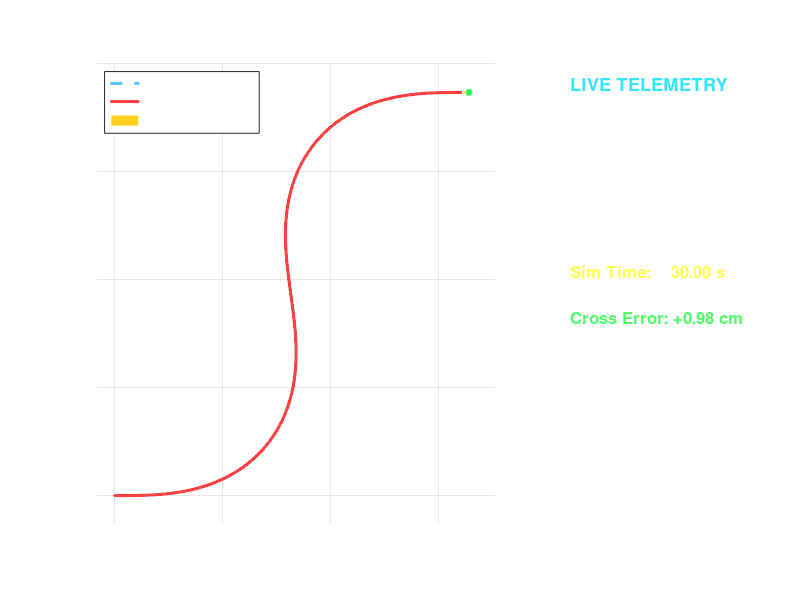
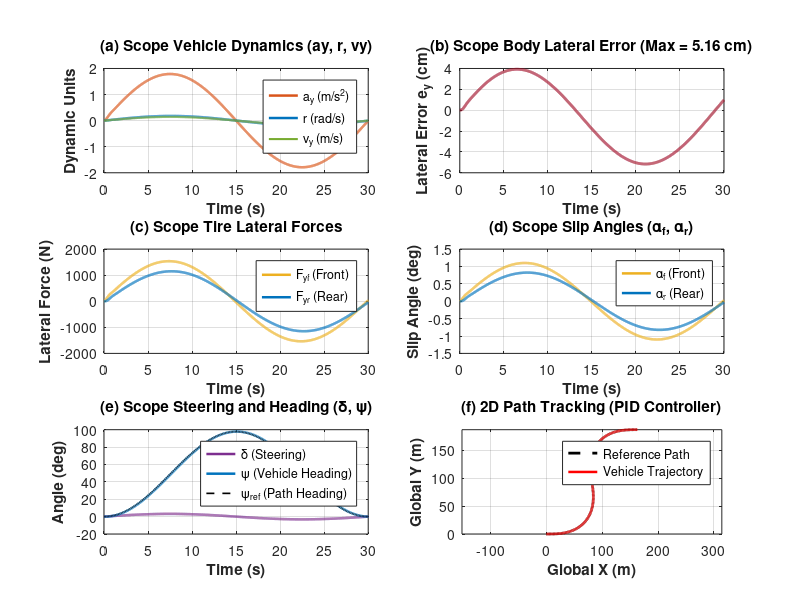

The MATLAB script that drew these images, in order:
%% =========================================================================
% MASTER AUTONOMOUS VEHICLE DYNAMIC BICYCLE SIMULATION WITH LIVE ANIMATION
% =========================================================================
% ALL-IN-ONE STANDALONE MATLAB SCRIPT
%
% This single file contains:
%   1. Parameter Configuration (Vehicle, Slopes, Friction, Controllers)
%   2. Reference Path Generation (Sine wave, Double Lane Change, Circle)
%   3. 2-DOF Dynamic Bicycle Model with Load Transfer and Friction Limits
%   4. Four Selectable Controllers: PID, Stanley, LQR, MPC
%   5. Real-Time Interactive Car Driving Animation with Dashboard HUD
%   6. Comprehensive Multi-Scope Plotting
%
% HOW TO RUN:
%   1. Open MATLAB.
%   2. Open this file: master_bicycle_simulation.m
%   3. Click "RUN" (or press F5) in MATLAB editor!
% =========================================================================

clear; clc; close all;

%% =========================================================================
% SECTION 1: USER CONFIGURATION (CHANGE YOUR PARAMETERS HERE!)
% =========================================================================

% --- LIVE VISUAL ANIMATION TOGGLE ---
enable_animation = true; % Set to true for live moving car animation!
animation_speed  = 3.0;  % Animation playback speed multiplier (1x, 2x, 5x)

% --- A. ROAD CONDITIONS (SLOPE & FRICTION) ---
slope_deg   = 0;        % Road slope: 0 = Flat, +10 = Uphill, -10 = Downhill
mu_friction = 0.85;     % Road friction: 0.85 = Dry, 0.50 = Wet, 0.25 = Icy

% --- B. CONTROLLER SELECTION ---
% Choose ONE: 'PID', 'STANLEY', 'LQR', or 'MPC'
controller_type = 'PID'; 

% --- C. TRAJECTORY SELECTION ---
% Choose ONE: 'SineWave', 'DoubleLaneChange', or 'Circle'
trajectory_type = 'SineWave'; 

% --- D. VEHICLE PARAMETERS (2-DOF Dynamic Bicycle Model) ---
m         = 1500;       % Vehicle mass (kg)
Iz        = 3000;       % Yaw moment of inertia (kg*m^2)
lf        = 1.2;        % CG to front axle distance (m)
lr        = 1.6;        % CG to rear axle distance (m)
L         = lf + lr;    % Wheelbase (2.8 m)
h_cg      = 0.5;        % Height of Center of Gravity (m)
Cf        = 80000;      % Front axle cornering stiffness (N/rad)
Cr        = 80000;      % Rear axle cornering stiffness (N/rad)
delta_max = 0.5;        % Max steering limit (rad, ~28.6 deg)
d_delta_max = 0.6;      % Max steering slew rate (rad/s)
g         = 9.81;       % Gravity (m/s^2)

% --- E. SIMULATION SETTINGS ---
Vx        = 10.0;       % Constant longitudinal velocity (m/s) [36 km/h]
T_final   = 30.0;       % Total simulation time (seconds)
dt        = 0.01;       % Time step (seconds)

% --- F. CONTROLLER TUNING GAINS ---
% 1. PID Tuning:
Kp_pid    = 0.80;       % Proportional gain on lateral error
Ki_pid    = 0.05;       % Integral gain
Kd_pid    = 0.05;       % Derivative gain
Khead_pid = 1.00;       % Heading feedforward gain

% 2. Stanley Tuning:
k_stanley = 1.50;       % Cross-track error gain
k_soft    = 1.00;       % Softening velocity term (m/s)

% 3. LQR Tuning:
Q_lqr     = diag([10, 1, 20, 1]); % State penalty [e_y, d_e_y, e_psi, d_e_psi]
R_lqr     = 5.0;                  % Steering effort penalty

% 4. MPC Tuning:
Np_mpc    = 15;         % Prediction horizon steps
Nc_mpc    = 5;          % Control horizon steps
Q_lat_mpc = 15;         % Lateral error penalty
Q_head_mpc= 25;         % Heading error penalty
R_u_mpc   = 2.0;        % Steering angle penalty
R_du_mpc  = 5.0;        % Steering rate penalty

%% =========================================================================
% SECTION 2: REFERENCE PATH GENERATION
% =========================================================================
t = (0 : dt : T_final)';
N = length(t);

X_ref = zeros(N, 1);
Y_ref = zeros(N, 1);
psi_ref = zeros(N, 1);
r_ref = zeros(N, 1);
delta_ref = zeros(N, 1);

switch lower(trajectory_type)
    case 'sinewave'
        freq = 2 * pi / 30;
        delta_ref = 0.05 * sin(freq * t);
        for k = 2:N
            dt_k = t(k) - t(k-1);
            r_ref(k-1) = (Vx / L) * tan(delta_ref(k-1));
            psi_ref(k) = psi_ref(k-1) + r_ref(k-1) * dt_k;
            X_ref(k) = X_ref(k-1) + Vx * cos(psi_ref(k-1)) * dt_k;
            Y_ref(k) = Y_ref(k-1) + Vx * sin(psi_ref(k-1)) * dt_k;
        end
        r_ref(N) = (Vx / L) * tan(delta_ref(N));
        
    case 'doublelanechange'
        for k = 1:N
            X_est = Vx * t(k);
            X_ref(k) = X_est;
            if X_est < 25
                Y_ref(k) = 0;
            elseif X_est <= 45
                s = (X_est - 25) / 20;
                Y_ref(k) = 3.5 * (3*s^2 - 2*s^3);
            elseif X_est <= 65
                Y_ref(k) = 3.5;
            elseif X_est <= 85
                s = (X_est - 65) / 20;
                Y_ref(k) = 3.5 * (1 - (3*s^2 - 2*s^3));
            else
                Y_ref(k) = 0;
            end
        end
        dY = gradient(Y_ref, t);
        dX = gradient(X_ref, t);
        psi_ref = atan2(dY, dX);
        r_ref = gradient(psi_ref, t);
        delta_ref = atan(L * r_ref / max(Vx, 1.0));
        
    case 'circle'
        R_circle = 40;
        omega = Vx / R_circle;
        r_ref = omega * ones(N, 1);
        psi_ref = omega * t;
        X_ref = R_circle * sin(omega * t);
        Y_ref = R_circle * (1 - cos(omega * t));
        delta_ref = atan(L / R_circle) * ones(N, 1);
end

%% =========================================================================
% SECTION 3: ROAD INCLINE LOAD TRANSFER & TIRE FRICTION LIMITS
% =========================================================================
theta_rad = deg2rad(slope_deg);

% Static normal axle loads under slope angle theta:
F_zf_static = (m * g * (lr * cos(theta_rad) - h_cg * sin(theta_rad))) / L;
F_zr_static = (m * g * (lf * cos(theta_rad) + h_cg * sin(theta_rad))) / L;

% Maximum lateral force capacity (Coulomb friction limit):
Fyf_max = max(mu_friction * F_zf_static, 100);
Fyr_max = max(mu_friction * F_zr_static, 100);

%% =========================================================================
% SECTION 4: PREPARE CONTROLLER MATRICES (LQR & MPC)
% =========================================================================
A_cont = [ 0,             1,                      0,                               0;
           0, -(Cf + Cr)/(m*Vx),             (Cf + Cr)/m,           (-Cf*lf + Cr*lr)/(m*Vx);
           0,             0,                      0,                               1;
           0, (-Cf*lf + Cr*lr)/(Iz*Vx),      (Cf*lf - Cr*lr)/Iz,    (-Cf*lf^2 - Cr*lr^2)/(Iz*Vx) ];

B_cont = [ 0; 
           Cf/m; 
           0; 
           (lf*Cf)/Iz ];

% 1. LQR Gain Matrix K:
try
    [K_lqr, ~] = lqr(A_cont, B_cont, Q_lqr, R_lqr);
catch
    Ad_lqr = eye(4) + A_cont * dt;
    Bd_lqr = B_cont * dt;
    P_mat = Q_lqr;
    for iter = 1:150
        P_next = Q_lqr + Ad_lqr'*P_mat*Ad_lqr - (Ad_lqr'*P_mat*Bd_lqr)/(R_lqr + Bd_lqr'*P_mat*Bd_lqr)*(Bd_lqr'*P_mat*Ad_lqr);
        if max(max(abs(P_next - P_mat))) < 1e-6, break; end
        P_mat = P_next;
    end
    K_lqr = (R_lqr + Bd_lqr'*P_mat*Bd_lqr) \ (Bd_lqr'*P_mat*Ad_lqr);
end

% 2. MPC Prediction Matrices:
Ad_mpc = eye(4) + A_cont * dt;
Bd_mpc = B_cont * dt;
C_mpc  = [1, 0, 0, 0; 0, 0, 1, 0];

Sx_mpc = zeros(2 * Np_mpc, 4);
Su_mpc = zeros(2 * Np_mpc, Nc_mpc);
A_pow = eye(4);
for i = 1:Np_mpc
    A_pow = A_pow * Ad_mpc;
    Sx_mpc((i-1)*2+1 : i*2, :) = C_mpc * A_pow;
    for j = 1:min(i, Nc_mpc)
        A_sub = eye(4);
        for kk = 1:(i-j), A_sub = A_sub * Ad_mpc; end
        Su_mpc((i-1)*2+1 : i*2, j) = C_mpc * A_sub * Bd_mpc;
    end
end

Q_blk_mpc = kron(eye(Np_mpc), diag([Q_lat_mpc, Q_head_mpc]));
R_blk_mpc = kron(eye(Nc_mpc), R_u_mpc);
D_rate_mpc = eye(Nc_mpc);
for i = 2:Nc_mpc, D_rate_mpc(i, i-1) = -1; end
R_rate_blk_mpc = kron(eye(Nc_mpc), R_du_mpc);

H_mpc = 2 * (Su_mpc' * Q_blk_mpc * Su_mpc + R_blk_mpc + D_rate_mpc' * R_rate_blk_mpc * D_rate_mpc);
H_mpc = (H_mpc + H_mpc') / 2 + 1e-4 * eye(Nc_mpc);

%% =========================================================================
% SECTION 5: INITIALIZE VEHICLE STATES & LOGGING ARRAYS
% =========================================================================
X         = zeros(N, 1);
Y         = zeros(N, 1);
psi       = zeros(N, 1);
Vy        = zeros(N, 1);
r         = zeros(N, 1);
ay        = zeros(N, 1);
delta     = zeros(N, 1);
alpha_f   = zeros(N, 1);
alpha_r   = zeros(N, 1);
Fyf       = zeros(N, 1);
Fyr       = zeros(N, 1);
e_y_body  = zeros(N, 1);
delta_psi = zeros(N, 1);

X(1)   = X_ref(1);
Y(1)   = Y_ref(1);
psi(1) = psi_ref(1);

int_ey = 0;
prev_delta_mpc = 0;

%% =========================================================================
% SECTION 6: MAIN SIMULATION LOOP (NUMERICAL INTEGRATION)
% =========================================================================
fprintf('Running 2-DOF Dynamic Bicycle Simulation (%s Controller)...\n', controller_type);

for k = 1:N-1
    % --- 6.1 Tracking Errors in Vehicle Body Frame ---
    ex_glob = X_ref(k) - X(k);
    ey_glob = Y_ref(k) - Y(k);
    e_y_body(k) = ey_glob * cos(psi(k)) - ex_glob * sin(psi(k));
    
    dpsi_raw = psi_ref(k) - psi(k);
    delta_psi(k) = atan2(sin(dpsi_raw), cos(dpsi_raw));
    
    if k > 1
        d_ey = (e_y_body(k) - e_y_body(k-1)) / dt;
    else
        d_ey = 0;
    end
    
    % --- 6.2 Controller Execution ---
    switch upper(controller_type)
        case 'PID'
            int_ey = int_ey + e_y_body(k) * dt;
            int_ey = max(min(int_ey, 2.0), -2.0);
            u_pid = Kp_pid * e_y_body(k) + Ki_pid * int_ey + Kd_pid * d_ey;
            delta_cmd = u_pid + Khead_pid * delta_psi(k);
            
        case 'STANLEY'
            e_front = e_y_body(k) + lf * sin(delta_psi(k));
            delta_cmd = delta_psi(k) + atan2(k_stanley * e_front, Vx + k_soft);
            
        case 'LQR'
            x_state = [e_y_body(k); d_ey; delta_psi(k); r(k) - r_ref(k)];
            kappa = r_ref(k) / max(Vx, 1.0);
            Kv = (lr*m/(2*Cf*L)) - (lf*m/(2*Cr*L));
            delta_ff = L * kappa + Kv * (Vx^2) * kappa;
            delta_cmd = -K_lqr * x_state + delta_ff;
            
        case 'MPC'
            x0_mpc = [e_y_body(k); d_ey; delta_psi(k); r(k) - r_ref(k)];
            f_mpc = 2 * (Su_mpc' * Q_blk_mpc * (Sx_mpc * x0_mpc)) - 2 * [R_du_mpc * prev_delta_mpc; zeros(Nc_mpc-1, 1)];
            
            U_opt = zeros(Nc_mpc, 1);
            alpha_step = 1 / max(eig(H_mpc));
            for qp_iter = 1:35
                grad = H_mpc * U_opt + f_mpc;
                U_opt = max(min(U_opt - alpha_step * grad, delta_max), -delta_max);
            end
            delta_cmd = U_opt(1);
            max_rate = d_delta_max * dt;
            delta_cmd = prev_delta_mpc + max(min(delta_cmd - prev_delta_mpc, max_rate), -max_rate);
            prev_delta_mpc = delta_cmd;
    end
    
    delta(k) = max(min(delta_cmd, delta_max), -delta_max);
    
    % --- 6.3 Dynamic Bicycle Slip Angles ---
    alpha_f(k) = delta(k) - atan2((Vy(k) + lf * r(k)), Vx);
    alpha_r(k) = - atan2((Vy(k) - lr * r(k)), Vx);
    
    % --- 6.4 Lateral Tire Forces with Friction Limits ---
    Fyf(k)  = max(min(Cf * alpha_f(k), Fyf_max), -Fyf_max);
    Fyr(k)  = max(min(Cr * alpha_r(k), Fyr_max), -Fyr_max);
    
    % --- 6.5 Dynamic Bicycle Equations of Motion ---
    ay(k) = (Fyf(k) * cos(delta(k)) + Fyr(k)) / m;
    d_Vy  = ay(k) - Vx * r(k);
    d_r   = (lf * Fyf(k) * cos(delta(k)) - lr * Fyr(k)) / Iz;
    d_psi = r(k);
    
    d_X = Vx * cos(psi(k)) - Vy(k) * sin(psi(k));
    d_Y = Vx * sin(psi(k)) + Vy(k) * cos(psi(k));
    
    % Forward Euler Integration
    Vy(k+1)  = Vy(k) + d_Vy * dt;
    r(k+1)   = r(k) + d_r * dt;
    psi(k+1) = psi(k) + d_psi * dt;
    X(k+1)   = X(k) + d_X * dt;
    Y(k+1)   = Y(k) + d_Y * dt;
end

e_y_body(N)  = (Y_ref(N) - Y(N))*cos(psi(N)) - (X_ref(N) - X(N))*sin(psi(N));
delta_psi(N) = delta_psi(N-1);
delta(N)     = delta(N-1);
alpha_f(N)   = alpha_f(N-1);
alpha_r(N)   = alpha_r(N-1);
Fyf(N)       = Fyf(N-1);
Fyr(N)       = Fyr(N-1);
ay(N)        = ay(N-1);

fprintf('Simulation calculations complete!\n');

%% =========================================================================
% SECTION 7: LIVE VEHICLE ANIMATION ON 2D TRACK (INTERACTIVE PLAYBACK)
% =========================================================================
if enable_animation
    fprintf('\n>>> PLAYING LIVE VEHICLE SIMULATION ANIMATION (Watch the car drive!)...\n');
    anim_fig = figure('Name', 'Live Vehicle Autonomous Driving Simulation', ...
                      'Color', [0.12, 0.12, 0.15], 'Position', [80, 80, 1050, 620]);
    
    % Trajectory Map Axis
    ax_map = subplot('Position', [0.08, 0.12, 0.58, 0.78]);
    plot(X_ref, Y_ref, '--', 'Color', [0.3, 0.75, 1.0], 'LineWidth', 2.0); hold on;
    h_trail = plot(X(1), Y(1), 'Color', [1.0, 0.25, 0.25], 'LineWidth', 2.2);
    
    % Vehicle Polygon (Car chassis: 4.2m long, 1.8m wide)
    car_W = 1.8;
    car_corners = [-lr, -car_W/2;
                    lf + 0.8, -car_W/2;
                    lf + 0.8,  car_W/2;
                   -lr,  car_W/2]';
    h_car = patch('XData', car_corners(1,:), 'YData', car_corners(2,:), ...
                  'FaceColor', [1.0, 0.82, 0.1], 'EdgeColor', 'w', 'LineWidth', 1.5);
    h_wheel_f = plot([0,0],[0,0], 'Color', [0.1, 1.0, 0.3], 'LineWidth', 4.5);
    
    grid on; box on; axis equal;
    set(ax_map, 'Color', [0.18, 0.18, 0.22], 'XColor', 'w', 'YColor', 'w', 'GridColor', [0.4, 0.4, 0.4]);
    xlabel('Global X Position (m)', 'Color', 'w', 'FontWeight', 'bold');
    ylabel('Global Y Position (m)', 'Color', 'w', 'FontWeight', 'bold');
    title(sprintf('Live Vehicle Trajectory Tracking (%s Controller)', controller_type), 'Color', 'w', 'FontSize', 12);
    legend({'Reference Path', 'Actual Vehicle Trail', 'Vehicle Body (CG)'}, 'TextColor', 'w', 'Location', 'northwest');
    xlim([min(X_ref)-10, max(X_ref)+15]);
    ylim([min(Y_ref)-15, max(Y_ref)+15]);
    
    % Telemetry Dashboard Box
    ax_hud = subplot('Position', [0.70, 0.12, 0.26, 0.78]);
    axis off;
    set(ax_hud, 'Color', [0.12, 0.12, 0.15]);
    
    text(0.05, 0.95, 'LIVE TELEMETRY', 'Color', [0.2, 0.9, 1.0], 'FontSize', 13, 'FontWeight', 'bold');
    text(0.05, 0.84, sprintf('Controller:  %s', controller_type), 'Color', 'w', 'FontSize', 11);
    text(0.05, 0.76, sprintf('Road Slope:  %.1f deg', slope_deg), 'Color', 'w', 'FontSize', 11);
    text(0.05, 0.68, sprintf('Friction mu: %.2f', mu_friction), 'Color', 'w', 'FontSize', 11);
    
    hud_time  = text(0.05, 0.55, 'Sim Time:    0.00 s', 'Color', [1, 1, 0.3], 'FontSize', 12, 'FontWeight', 'bold');
    hud_err   = text(0.05, 0.45, 'Cross Error: 0.00 cm', 'Color', [0.3, 1.0, 0.4], 'FontSize', 12, 'FontWeight', 'bold');
    hud_steer = text(0.05, 0.35, 'Steer Angle: 0.00 deg', 'Color', 'w', 'FontSize', 11);
    hud_yaw   = text(0.05, 0.25, 'Yaw Rate r:  0.00 rad/s', 'Color', 'w', 'FontSize', 11);
    hud_slip  = text(0.05, 0.15, 'Front Slip:  0.00 deg', 'Color', 'w', 'FontSize', 11);
    hud_ay    = text(0.05, 0.05, 'Lat Accel:   0.00 m/s^2', 'Color', 'w', 'FontSize', 11);
    
    % Step skip for smooth visual playback (~8 to 10 seconds animation)
    step_skip = 15; 
    for k_anim = 1:step_skip:N
        if ~ishandle(anim_fig), break; end
        
        % Update vehicle trail
        set(h_trail, 'XData', X(1:k_anim), 'YData', Y(1:k_anim));
        
        % Rotate and translate vehicle body polygon
        R_mat = [cos(psi(k_anim)), -sin(psi(k_anim)); sin(psi(k_anim)), cos(psi(k_anim))];
        poly_rot = R_mat * car_corners;
        set(h_car, 'XData', poly_rot(1,:) + X(k_anim), 'YData', poly_rot(2,:) + Y(k_anim));
        
        % Update front steer line
        wheel_dir = [cos(psi(k_anim)+delta(k_anim)), -sin(psi(k_anim)+delta(k_anim)); 
                     sin(psi(k_anim)+delta(k_anim)),  cos(psi(k_anim)+delta(k_anim))] * [1.2, -1.2; 0, 0];
        front_pos = [X(k_anim) + lf*cos(psi(k_anim)); Y(k_anim) + lf*sin(psi(k_anim))];
        set(h_wheel_f, 'XData', front_pos(1) + wheel_dir(1,:), 'YData', front_pos(2) + wheel_dir(2,:));
        
        % Update Dashboard Telemetry values
        set(hud_time,  'String', sprintf('Sim Time:    %.2f s', t(k_anim)));
        set(hud_err,   'String', sprintf('Cross Error: %+.2f cm', e_y_body(k_anim)*100));
        set(hud_steer, 'String', sprintf('Steer Angle: %+.2f deg', rad2deg(delta(k_anim))));
        set(hud_yaw,   'String', sprintf('Yaw Rate r:  %+.2f rad/s', r(k_anim)));
        set(hud_slip,  'String', sprintf('Front Slip:  %+.2f deg', rad2deg(alpha_f(k_anim))));
        set(hud_ay,    'String', sprintf('Lat Accel:   %+.2f m/s^2', ay(k_anim)));
        
        drawnow;
        pause(0.015); % Smooth pause for human eye
    end
end

%% =========================================================================
% SECTION 8: DISPLAY QUANTITATIVE PERFORMANCE METRICS
% =========================================================================
max_e_y = max(abs(e_y_body));
rms_e_y = sqrt(mean(e_y_body.^2));
max_psi_e = max(abs(delta_psi));
max_ay = max(abs(ay));
max_af = rad2deg(max(abs(alpha_f)));
max_ar = rad2deg(max(abs(alpha_r)));
effort = trapz(t, delta.^2);

fprintf('\n========================================================\n');
fprintf('  SIMULATION COMPLETED SUCCESSFULLY! RESULTS SUMMARY    \n');
fprintf('========================================================\n');
fprintf('Active Controller:            %s\n', controller_type);
fprintf('Road Condition:               Slope = %.1f deg, Friction mu = %.2f\n', slope_deg, mu_friction);
fprintf('--------------------------------------------------------\n');
fprintf('Max Lateral Tracking Error:   %.4f m  (%.2f cm)\n', max_e_y, max_e_y * 100);
fprintf('RMS Lateral Tracking Error:   %.4f m  (%.2f cm)\n', rms_e_y, rms_e_y * 100);
fprintf('Max Heading Angle Error:      %.4f rad (%.2f deg)\n', max_psi_e, rad2deg(max_psi_e));
fprintf('Peak Lateral Acceleration:    %.2f m/s^2 (%.2f g)\n', max_ay, max_ay / 9.81);
fprintf('Peak Front Tire Slip Angle:   %.2f deg\n', max_af);
fprintf('Peak Rear Tire Slip Angle:    %.2f deg\n', max_ar);
fprintf('Front Normal Axle Load (Fzf): %.1f N\n', F_zf_static);
fprintf('Rear Normal Axle Load (Fzr):  %.1f N\n', F_zr_static);
fprintf('Steering Effort (Integral):   %.4f rad^2*s\n', effort);
fprintf('========================================================\n\n');

%% =========================================================================
% SECTION 9: MULTI-PANEL SCOPE PLOTTING (MATCHING SIMULINK SCOPES)
% =========================================================================
fig = figure('Name', sprintf('Autonomous Vehicle Scopes - %s Controller', controller_type), ...
             'Color', 'w', 'Position', [60, 40, 1150, 780]);

% 1. Scope: Vehicle Dynamics (ay, r, vy)
subplot(3, 2, 1);
plot(t, ay, 'LineWidth', 1.8, 'Color', [0.85, 0.33, 0.1]); hold on;
plot(t, r, 'LineWidth', 1.8, 'Color', [0, 0.45, 0.74]);
plot(t, Vy, 'LineWidth', 1.5, 'Color', [0.47, 0.67, 0.19]);
grid on; box on;
xlabel('Time (s)', 'FontWeight', 'bold');
ylabel('Dynamic Units', 'FontWeight', 'bold');
title('(a) Scope Vehicle Dynamics (ay, r, vy)', 'FontWeight', 'bold');
legend('a_y (m/s^2)', 'r (rad/s)', 'v_y (m/s)', 'Location', 'best');

% 2. Scope: Body Lateral Tracking Error (ey_body)
subplot(3, 2, 2);
plot(t, e_y_body * 100, 'LineWidth', 2.0, 'Color', [0.64, 0.08, 0.18]);
grid on; box on;
xlabel('Time (s)', 'FontWeight', 'bold');
ylabel('Lateral Error e_y (cm)', 'FontWeight', 'bold');
title(sprintf('(b) Scope Body Lateral Error (Max = %.2f cm)', max_e_y * 100), 'FontWeight', 'bold');

% 3. Scope: Tire Lateral Forces (Fyf, Fyr)
subplot(3, 2, 3);
plot(t, Fyf, 'LineWidth', 1.8, 'Color', [0.93, 0.69, 0.13]); hold on;
plot(t, Fyr, 'LineWidth', 1.8, 'Color', [0, 0.45, 0.74]);
grid on; box on;
xlabel('Time (s)', 'FontWeight', 'bold');
ylabel('Lateral Force (N)', 'FontWeight', 'bold');
title('(c) Scope Tire Lateral Forces', 'FontWeight', 'bold');
legend('F_{yf} (Front)', 'F_{yr} (Rear)', 'Location', 'best');

% 4. Scope: Tire Slip Angles (alpha_f, alpha_r)
subplot(3, 2, 4);
plot(t, rad2deg(alpha_f), 'LineWidth', 1.8, 'Color', [0.93, 0.69, 0.13]); hold on;
plot(t, rad2deg(alpha_r), 'LineWidth', 1.8, 'Color', [0, 0.45, 0.74]);
grid on; box on;
xlabel('Time (s)', 'FontWeight', 'bold');
ylabel('Slip Angle (deg)', 'FontWeight', 'bold');
title('(d) Scope Slip Angles (\alpha_f, \alpha_r)', 'FontWeight', 'bold');
legend('\alpha_f (Front)', '\alpha_r (Rear)', 'Location', 'best');

% 5. Scope: Steering Input and Heading
subplot(3, 2, 5);
plot(t, rad2deg(delta), 'LineWidth', 1.8, 'Color', [0.49, 0.18, 0.56]); hold on;
plot(t, rad2deg(psi), 'LineWidth', 1.8, 'Color', [0, 0.45, 0.74]);
plot(t, rad2deg(psi_ref), '--k', 'LineWidth', 1.2);
grid on; box on;
xlabel('Time (s)', 'FontWeight', 'bold');
ylabel('Angle (deg)', 'FontWeight', 'bold');
title('(e) Scope Steering and Heading (\delta, \psi)', 'FontWeight', 'bold');
legend('\delta (Steering)', '\psi (Vehicle Heading)', '\psi_{ref} (Path Heading)', 'Location', 'best');

% 6. Scope: 2D Global Path Tracking (X-Y)
subplot(3, 2, 6);
plot(X_ref, Y_ref, '--k', 'LineWidth', 2.0); hold on;
plot(X, Y, 'r-', 'LineWidth', 1.8);
grid on; box on; axis equal;
xlabel('Global X (m)', 'FontWeight', 'bold');
ylabel('Global Y (m)', 'FontWeight', 'bold');
title(sprintf('(f) 2D Path Tracking (%s Controller)', controller_type), 'FontWeight', 'bold');
legend('Reference Path', 'Vehicle Trajectory', 'Location', 'best');

fprintf('All Scopes and Visualizations Rendered Successfully!\n');
